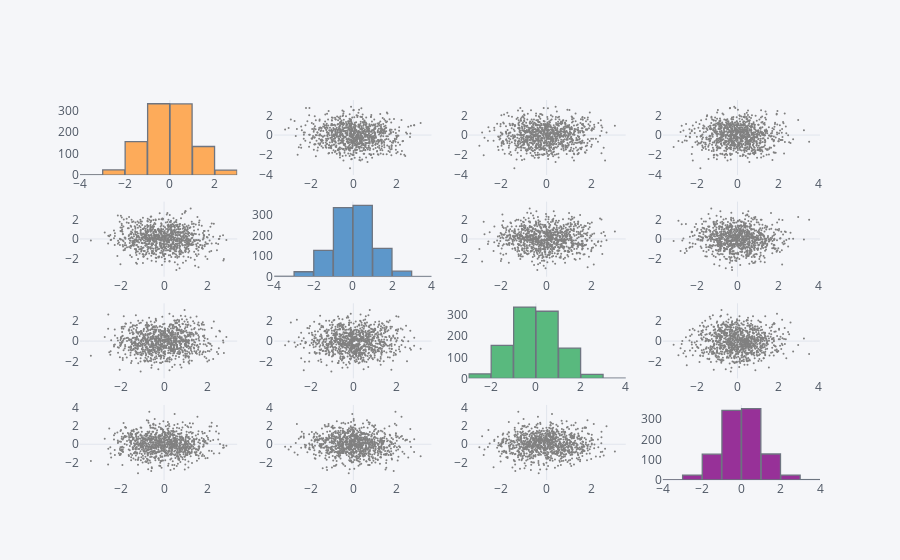

Notebook code for this chart:
### Markdown cell above
Almost every chart that you make in cufflinks will be created with just one line of code.

### Code cell
df = pd.DataFrame(np.random.randn(1000, 4), columns=['a', 'b', 'c', 'd'])
df.scatter_matrix(world_readable=True)

### Figure 1 — Plotly figure (JSON) as saved in the notebook; plotly's stock layout.template omitted (floating-point values rounded to 4 significant figures; data arrays with more than 128 entries replaced by an {"elided": "..."} marker saying what was removed)
{"data": [{"histfunc": "count", "histnorm": "", "marker": {"color": "rgba(255, 153, 51, 1.0)", "line": {"color": "#4D5663", "width": 1.3}}, "name": "a", "nbinsx": 10, "opacity": 0.8, "orientation": "v", "type": "histogram", "uid": "ea16b630-56d6-11e9-9be5-0b34706604f2", "x": {"elided": "1000 float values"}, "xaxis": "x", "yaxis": "y"}, {"line": {"color": "rgba(128, 128, 128, 1.0)", "dash": "solid", "shape": "linear", "width": 1.3}, "marker": {"size": 2, "symbol": "circle"}, "mode": "markers", "name": "a", "text": "", "type": "scatter", "uid": "ea16b78e-56d6-11e9-9be5-0b34706604f2", "x": {"elided": "1000 float values"}, "xaxis": "x2", "y": {"elided": "1000 float values"}, "yaxis": "y2"}, {"line": {"color": "rgba(128, 128, 128, 1.0)", "dash": "solid", "shape": "linear", "width": 1.3}, "marker": {"size": 2, "symbol": "circle"}, "mode": "markers", "name": "a", "text": "", "type": "scatter", "uid": "ea16b86a-56d6-11e9-9be5-0b34706604f2", "x": {"elided": "1000 float values"}, "xaxis": "x3", "y": {"elided": "1000 float values"}, "yaxis": "y3"}, {"line": {"color": "rgba(128, 128, 128, 1.0)", "dash": "solid", "shape": "linear", "width": 1.3}, "marker": {"size": 2, "symbol": "circle"}, "mode": "markers", "name": "a", "text": "", "type": "scatter", "uid": "ea16b900-56d6-11e9-9be5-0b34706604f2", "x": {"elided": "1000 float values"}, "xaxis": "x4", "y": {"elided": "1000 float values"}, "yaxis": "y4"}, {"line": {"color": "rgba(128, 128, 128, 1.0)", "dash": "solid", "shape": "linear", "width": 1.3}, "marker": {"size": 2, "symbol": "circle"}, "mode": "markers", "name": "b", "text": "", "type": "scatter", "uid": "ea16b996-56d6-11e9-9be5-0b34706604f2", "x": {"elided": "1000 float values"}, "xaxis": "x5", "y": {"elided": "1000 float values"}, "yaxis": "y5"}, {"histfunc": "count", "histnorm": "", "marker": {"color": "rgba(55, 128, 191, 1.0)", "line": {"color": "#4D5663", "width": 1.3}}, "name": "b", "nbinsx": 10, "opacity": 0.8, "orientation": "v", "type": "histogram", "uid": "ea16ba18-56d6-11e9-9be5-0b34706604f2", "x": {"elided": "1000 float values"}, "xaxis": "x6", "yaxis": "y6"}, {"line": {"color": "rgba(128, 128, 128, 1.0)", "dash": "solid", "shape": "linear", "width": 1.3}, "marker": {"size": 2, "symbol": "circle"}, "mode": "markers", "name": "b", "text": "", "type": "scatter", "uid": "ea16baa4-56d6-11e9-9be5-0b34706604f2", "x": {"elided": "1000 float values"}, "xaxis": "x7", "y": {"elided": "1000 float values"}, "yaxis": "y7"}, {"line": {"color": "rgba(128, 128, 128, 1.0)", "dash": "solid", "shape": "linear", "width": 1.3}, "marker": {"size": 2, "symbol": "circle"}, "mode": "markers", "name": "b", "text": "", "type": "scatter", "uid": "ea16bb30-56d6-11e9-9be5-0b34706604f2", "x": {"elided": "1000 float values"}, "xaxis": "x8", "y": {"elided": "1000 float values"}, "yaxis": "y8"}, {"line": {"color": "rgba(128, 128, 128, 1.0)", "dash": "solid", "shape": "linear", "width": 1.3}, "marker": {"size": 2, "symbol": "circle"}, "mode": "markers", "name": "c", "text": "", "type": "scatter", "uid": "ea16bbbc-56d6-11e9-9be5-0b34706604f2", "x": {"elided": "1000 float values"}, "xaxis": "x9", "y": {"elided": "1000 float values"}, "yaxis": "y9"}, {"line": {"color": "rgba(128, 128, 128, 1.0)", "dash": "solid", "shape": "linear", "width": 1.3}, "marker": {"size": 2, "symbol": "circle"}, "mode": "markers", "name": "c", "text": "", "type": "scatter", "uid": "ea16bc48-56d6-11e9-9be5-0b34706604f2", "x": {"elided": "1000 float values"}, "xaxis": "x10", "y": {"elided": "1000 float values"}, "yaxis": "y10"}, {"histfunc": "count", "histnorm": "", "marker": {"color": "rgba(50, 171, 96, 1.0)", "line": {"color": "#4D5663", "width": 1.3}}, "name": "c", "nbinsx": 10, "opacity": 0.8, "orientation": "v", "type": "histogram", "uid": "ea16bcca-56d6-11e9-9be5-0b34706604f2", "x": {"elided": "1000 float values"}, "xaxis": "x11", "yaxis": "y11"}, {"line": {"color": "rgba(128, 128, 128, 1.0)", "dash": "solid", "shape": "linear", "width": 1.3}, "marker": {"size": 2, "symbol": "circle"}, "mode": "markers", "name": "c", "text": "", "type": "scatter", "uid": "ea16bd4c-56d6-11e9-9be5-0b34706604f2", "x": {"elided": "1000 float values"}, "xaxis": "x12", "y": {"elided": "1000 float values"}, "yaxis": "y12"}, {"line": {"color": "rgba(128, 128, 128, 1.0)", "dash": "solid", "shape": "linear", "width": 1.3}, "marker": {"size": 2, "symbol": "circle"}, "mode": "markers", "name": "d", "text": "", "type": "scatter", "uid": "ea16bdd8-56d6-11e9-9be5-0b34706604f2", "x": {"elided": "1000 float values"}, "xaxis": "x13", "y": {"elided": "1000 float values"}, "yaxis": "y13"}, {"line": {"color": "rgba(128, 128, 128, 1.0)", "dash": "solid", "shape": "linear", "width": 1.3}, "marker": {"size": 2, "symbol": "circle"}, "mode": "markers", "name": "d", "text": "", "type": "scatter", "uid": "ea16be5a-56d6-11e9-9be5-0b34706604f2", "x": {"elided": "1000 float values"}, "xaxis": "x14", "y": {"elided": "1000 float values"}, "yaxis": "y14"}, {"line": {"color": "rgba(128, 128, 128, 1.0)", "dash": "solid", "shape": "linear", "width": 1.3}, "marker": {"size": 2, "symbol": "circle"}, "mode": "markers", "name": "d", "text": "", "type": "scatter", "uid": "ea16bedc-56d6-11e9-9be5-0b34706604f2", "x": {"elided": "1000 float values"}, "xaxis": "x15", "y": {"elided": "1000 float values"}, "yaxis": "y15"}, {"histfunc": "count", "histnorm": "", "marker": {"color": "rgba(128, 0, 128, 1.0)", "line": {"color": "#4D5663", "width": 1.3}}, "name": "d", "nbinsx": 10, "opacity": 0.8, "orientation": "v", "type": "histogram", "uid": "ea16bf5e-56d6-11e9-9be5-0b34706604f2", "x": {"elided": "1000 float values"}, "xaxis": "x16", "yaxis": "y16"}], "layout": {"bargap": 0.02, "legend": {"bgcolor": "#F5F6F9", "font": {"color": "#4D5663"}}, "paper_bgcolor": "#F5F6F9", "plot_bgcolor": "#F5F6F9", "showlegend": false, "titlefont": {"color": "#4D5663"}, "xaxis": {"anchor": "y", "domain": [0, 0.2125], "gridcolor": "#E1E5ED", "showgrid": false, "tickfont": {"color": "#4D5663"}, "title": "", "titlefont": {"color": "#4D5663"}, "zerolinecolor": "#E1E5ED"}, "xaxis10": {"anchor": "y10", "domain": [0.2625, 0.475], "gridcolor": "#E1E5ED", "showgrid": false, "tickfont": {"color": "#4D5663"}, "title": "", "titlefont": {"color": "#4D5663"}, "zerolinecolor": "#E1E5ED"}, "xaxis11": {"anchor": "y11", "domain": [0.525, 0.7375], "gridcolor": "#E1E5ED", "showgrid": false, "tickfont": {"color": "#4D5663"}, "title": "", "titlefont": {"color": "#4D5663"}, "zerolinecolor": "#E1E5ED"}, "xaxis12": {"anchor": "y12", "domain": [0.7875, 1], "gridcolor": "#E1E5ED", "showgrid": false, "tickfont": {"color": "#4D5663"}, "title": "", "titlefont": {"color": "#4D5663"}, "zerolinecolor": "#E1E5ED"}, "xaxis13": {"anchor": "y13", "domain": [0, 0.2125], "gridcolor": "#E1E5ED", "showgrid": false, "tickfont": {"color": "#4D5663"}, "title": "", "titlefont": {"color": "#4D5663"}, "zerolinecolor": "#E1E5ED"}, "xaxis14": {"anchor": "y14", "domain": [0.2625, 0.475], "gridcolor": "#E1E5ED", "showgrid": false, "tickfont": {"color": "#4D5663"}, "title": "", "titlefont": {"color": "#4D5663"}, "zerolinecolor": "#E1E5ED"}, "xaxis15": {"anchor": "y15", "domain": [0.525, 0.7375], "gridcolor": "#E1E5ED", "showgrid": false, "tickfont": {"color": "#4D5663"}, "title": "", "titlefont": {"color": "#4D5663"}, "zerolinecolor": "#E1E5ED"}, "xaxis16": {"anchor": "y16", "domain": [0.7875, 1], "gridcolor": "#E1E5ED", "showgrid": false, "tickfont": {"color": "#4D5663"}, "title": "", "titlefont": {"color": "#4D5663"}, "zerolinecolor": "#E1E5ED"}, "xaxis2": {"anchor": "y2", "domain": [0.2625, 0.475], "gridcolor": "#E1E5ED", "showgrid": false, "tickfont": {"color": "#4D5663"}, "title": "", "titlefont": {"color": "#4D5663"}, "zerolinecolor": "#E1E5ED"}, "xaxis3": {"anchor": "y3", "domain": [0.525, 0.7375], "gridcolor": "#E1E5ED", "showgrid": false, "tickfont": {"color": "#4D5663"}, "title": "", "titlefont": {"color": "#4D5663"}, "zerolinecolor": "#E1E5ED"}, "xaxis4": {"anchor": "y4", "domain": [0.7875, 1], "gridcolor": "#E1E5ED", "showgrid": false, "tickfont": {"color": "#4D5663"}, "title": "", "titlefont": {"color": "#4D5663"}, "zerolinecolor": "#E1E5ED"}, "xaxis5": {"anchor": "y5", "domain": [0, 0.2125], "gridcolor": "#E1E5ED", "showgrid": false, "tickfont": {"color": "#4D5663"}, "title": "", "titlefont": {"color": "#4D5663"}, "zerolinecolor": "#E1E5ED"}, "xaxis6": {"anchor": "y6", "domain": [0.2625, 0.475], "gridcolor": "#E1E5ED", "showgrid": false, "tickfont": {"color": "#4D5663"}, "title": "", "titlefont": {"color": "#4D5663"}, "zerolinecolor": "#E1E5ED"}, "xaxis7": {"anchor": "y7", "domain": [0.525, 0.7375], "gridcolor": "#E1E5ED", "showgrid": false, "tickfont": {"color": "#4D5663"}, "title": "", "titlefont": {"color": "#4D5663"}, "zerolinecolor": "#E1E5ED"}, "xaxis8": {"anchor": "y8", "domain": [0.7875, 1], "gridcolor": "#E1E5ED", "showgrid": false, "tickfont": {"color": "#4D5663"}, "title": "", "titlefont": {"color": "#4D5663"}, "zerolinecolor": "#E1E5ED"}, "xaxis9": {"anchor": "y9", "domain": [0, 0.2125], "gridcolor": "#E1E5ED", "showgrid": false, "tickfont": {"color": "#4D5663"}, "title": "", "titlefont": {"color": "#4D5663"}, "zerolinecolor": "#E1E5ED"}, "yaxis": {"anchor": "x", "domain": [0.8025, 1], "gridcolor": "#E1E5ED", "showgrid": false, "tickfont": {"color": "#4D5663"}, "title": "", "titlefont": {"color": "#4D5663"}, "zerolinecolor": "#E1E5ED"}, "yaxis10": {"anchor": "x10", "domain": [0.2675, 0.465], "gridcolor": "#E1E5ED", "showgrid": false, "tickfont": {"color": "#4D5663"}, "title": "", "titlefont": {"color": "#4D5663"}, "zerolinecolor": "#E1E5ED"}, "yaxis11": {"anchor": "x11", "domain": [0.2675, 0.465], "gridcolor": "#E1E5ED", "showgrid": false, "tickfont": {"color": "#4D5663"}, "title": "", "titlefont": {"color": "#4D5663"}, "zerolinecolor": "#E1E5ED"}, "yaxis12": {"anchor": "x12", "domain": [0.2675, 0.465], "gridcolor": "#E1E5ED", "showgrid": false, "tickfont": {"color": "#4D5663"}, "title": "", "titlefont": {"color": "#4D5663"}, "zerolinecolor": "#E1E5ED"}, "yaxis13": {"anchor": "x13", "domain": [0, 0.1975], "gridcolor": "#E1E5ED", "showgrid": false, "tickfont": {"color": "#4D5663"}, "title": "", "titlefont": {"color": "#4D5663"}, "zerolinecolor": "#E1E5ED"}, "yaxis14": {"anchor": "x14", "domain": [0, 0.1975], "gridcolor": "#E1E5ED", "showgrid": false, "tickfont": {"color": "#4D5663"}, "title": "", "titlefont": {"color": "#4D5663"}, "zerolinecolor": "#E1E5ED"}, "yaxis15": {"anchor": "x15", "domain": [0, 0.1975], "gridcolor": "#E1E5ED", "showgrid": false, "tickfont": {"color": "#4D5663"}, "title": "", "titlefont": {"color": "#4D5663"}, "zerolinecolor": "#E1E5ED"}, "yaxis16": {"anchor": "x16", "domain": [0, 0.1975], "gridcolor": "#E1E5ED", "showgrid": false, "tickfont": {"color": "#4D5663"}, "title": "", "titlefont": {"color": "#4D5663"}, "zerolinecolor": "#E1E5ED"}, "yaxis2": {"anchor": "x2", "domain": [0.8025, 1], "gridcolor": "#E1E5ED", "showgrid": false, "tickfont": {"color": "#4D5663"}, "title": "", "titlefont": {"color": "#4D5663"}, "zerolinecolor": "#E1E5ED"}, "yaxis3": {"anchor": "x3", "domain": [0.8025, 1], "gridcolor": "#E1E5ED", "showgrid": false, "tickfont": {"color": "#4D5663"}, "title": "", "titlefont": {"color": "#4D5663"}, "zerolinecolor": "#E1E5ED"}, "yaxis4": {"anchor": "x4", "domain": [0.8025, 1], "gridcolor": "#E1E5ED", "showgrid": false, "tickfont": {"color": "#4D5663"}, "title": "", "titlefont": {"color": "#4D5663"}, "zerolinecolor": "#E1E5ED"}, "yaxis5": {"anchor": "x5", "domain": [0.535, 0.7325], "gridcolor": "#E1E5ED", "showgrid": false, "tickfont": {"color": "#4D5663"}, "title": "", "titlefont": {"color": "#4D5663"}, "zerolinecolor": "#E1E5ED"}, "yaxis6": {"anchor": "x6", "domain": [0.535, 0.7325], "gridcolor": "#E1E5ED", "showgrid": false, "tickfont": {"color": "#4D5663"}, "title": "", "titlefont": {"color": "#4D5663"}, "zerolinecolor": "#E1E5ED"}, "yaxis7": {"anchor": "x7", "domain": [0.535, 0.7325], "gridcolor": "#E1E5ED", "showgrid": false, "tickfont": {"color": "#4D5663"}, "title": "", "titlefont": {"color": "#4D5663"}, "zerolinecolor": "#E1E5ED"}, "yaxis8": {"anchor": "x8", "domain": [0.535, 0.7325], "gridcolor": "#E1E5ED", "showgrid": false, "tickfont": {"color": "#4D5663"}, "title": "", "titlefont": {"color": "#4D5663"}, "zerolinecolor": "#E1E5ED"}, "yaxis9": {"anchor": "x9", "domain": [0.2675, 0.465], "gridcolor": "#E1E5ED", "showgrid": false, "tickfont": {"color": "#4D5663"}, "title": "", "titlefont": {"color": "#4D5663"}, "zerolinecolor": "#E1E5ED"}}}
